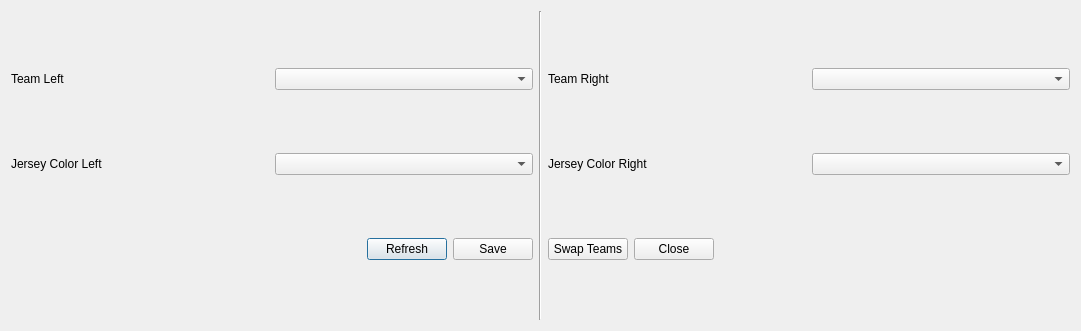
<?xml version="1.0" encoding="UTF-8"?>
<ui version="4.0">
 <class>settings</class>
 <widget class="QDialog" name="settings">
  <property name="geometry">
   <rect>
    <x>0</x>
    <y>0</y>
    <width>1081</width>
    <height>331</height>
   </rect>
  </property>
  <property name="windowTitle">
   <string>Settings</string>
  </property>
  <layout class="QHBoxLayout" name="horizontalLayout">
   <item>
    <layout class="QVBoxLayout" name="verticalLayout_2">
     <item>
      <layout class="QHBoxLayout" name="horizontalLayout_2">
       <item>
        <widget class="QLabel" name="teamLeft">
         <property name="text">
          <string>Team Left</string>
         </property>
        </widget>
       </item>
       <item>
        <widget class="QComboBox" name="teamLeftOptions"/>
       </item>
      </layout>
     </item>
     <item>
      <layout class="QHBoxLayout" name="horizontalLayout_3">
       <item>
        <widget class="QLabel" name="jerseyLeft">
         <property name="text">
          <string>Jersey Color Left</string>
         </property>
        </widget>
       </item>
       <item>
        <widget class="QComboBox" name="jerseyLeftOptions"/>
       </item>
      </layout>
     </item>
     <item>
      <layout class="QHBoxLayout" name="horizontalLayout_6">
       <item>
        <spacer name="horizontalSpacer">
         <property name="orientation">
          <enum>Qt::Horizontal</enum>
         </property>
         <property name="sizeHint" stdset="0">
          <size>
           <width>40</width>
           <height>20</height>
          </size>
         </property>
        </spacer>
       </item>
       <item>
        <widget class="QPushButton" name="refreshButton">
         <property name="text">
          <string>Refresh</string>
         </property>
        </widget>
       </item>
       <item>
        <widget class="QPushButton" name="saveButton">
         <property name="text">
          <string>Save</string>
         </property>
        </widget>
       </item>
      </layout>
     </item>
    </layout>
   </item>
   <item>
    <widget class="Line" name="line">
     <property name="orientation">
      <enum>Qt::Vertical</enum>
     </property>
    </widget>
   </item>
   <item>
    <layout class="QVBoxLayout" name="verticalLayout">
     <item>
      <layout class="QHBoxLayout" name="horizontalLayout_4">
       <item>
        <widget class="QLabel" name="teamRight">
         <property name="text">
          <string>Team Right</string>
         </property>
        </widget>
       </item>
       <item>
        <widget class="QComboBox" name="teamRightOptions"/>
       </item>
      </layout>
     </item>
     <item>
      <layout class="QHBoxLayout" name="horizontalLayout_7">
       <item>
        <widget class="QLabel" name="jerseyRight">
         <property name="text">
          <string>Jersey Color Right</string>
         </property>
        </widget>
       </item>
       <item>
        <widget class="QComboBox" name="jerseyRightOptions"/>
       </item>
      </layout>
     </item>
     <item>
      <layout class="QHBoxLayout" name="horizontalLayout_5">
       <item>
        <widget class="QPushButton" name="pushButton">
         <property name="text">
          <string>Swap Teams</string>
         </property>
        </widget>
       </item>
       <item>
        <widget class="QPushButton" name="closeButton">
         <property name="text">
          <string>Close</string>
         </property>
        </widget>
       </item>
       <item>
        <spacer name="horizontalSpacer_2">
         <property name="orientation">
          <enum>Qt::Horizontal</enum>
         </property>
         <property name="sizeHint" stdset="0">
          <size>
           <width>40</width>
           <height>20</height>
          </size>
         </property>
        </spacer>
       </item>
      </layout>
     </item>
    </layout>
   </item>
  </layout>
 </widget>
 <resources/>
 <connections>
  <connection>
   <sender>closeButton</sender>
   <signal>clicked()</signal>
   <receiver>settings</receiver>
   <slot>close()</slot>
   <hints>
    <hint type="sourcelabel">
     <x>792</x>
     <y>266</y>
    </hint>
    <hint type="destinationlabel">
     <x>540</x>
     <y>165</y>
    </hint>
   </hints>
  </connection>
  <connection>
   <sender>saveButton</sender>
   <signal>clicked()</signal>
   <receiver>settings</receiver>
   <slot>save()</slot>
   <hints>
    <hint type="sourcelabel">
     <x>460</x>
     <y>271</y>
    </hint>
    <hint type="destinationlabel">
     <x>274</x>
     <y>263</y>
    </hint>
   </hints>
  </connection>
  <connection>
   <sender>refreshButton</sender>
   <signal>clicked()</signal>
   <receiver>settings</receiver>
   <slot>refresh()</slot>
   <hints>
    <hint type="sourcelabel">
     <x>299</x>
     <y>277</y>
    </hint>
    <hint type="destinationlabel">
     <x>111</x>
     <y>274</y>
    </hint>
   </hints>
  </connection>
  <connection>
   <sender>pushButton</sender>
   <signal>clicked()</signal>
   <receiver>settings</receiver>
   <slot>swap()</slot>
   <hints>
    <hint type="sourcelabel">
     <x>632</x>
     <y>277</y>
    </hint>
    <hint type="destinationlabel">
     <x>684</x>
     <y>296</y>
    </hint>
   </hints>
  </connection>
  <connection>
   <sender>jerseyRightOptions</sender>
   <signal>activated(QString)</signal>
   <receiver>settings</receiver>
   <slot>highlighted_right(QString)</slot>
   <hints>
    <hint type="sourcelabel">
     <x>1011</x>
     <y>163</y>
    </hint>
    <hint type="destinationlabel">
     <x>983</x>
     <y>245</y>
    </hint>
   </hints>
  </connection>
  <connection>
   <sender>jerseyLeftOptions</sender>
   <signal>activated(QString)</signal>
   <receiver>settings</receiver>
   <slot>highlighted_left(QString)</slot>
   <hints>
    <hint type="sourcelabel">
     <x>477</x>
     <y>170</y>
    </hint>
    <hint type="destinationlabel">
     <x>343</x>
     <y>216</y>
    </hint>
   </hints>
  </connection>
 </connections>
 <slots>
  <slot>save()</slot>
  <slot>refresh()</slot>
  <slot>swap()</slot>
  <slot>highlighted_right(QString)</slot>
  <slot>highlighted_left(QString)</slot>
 </slots>
</ui>
